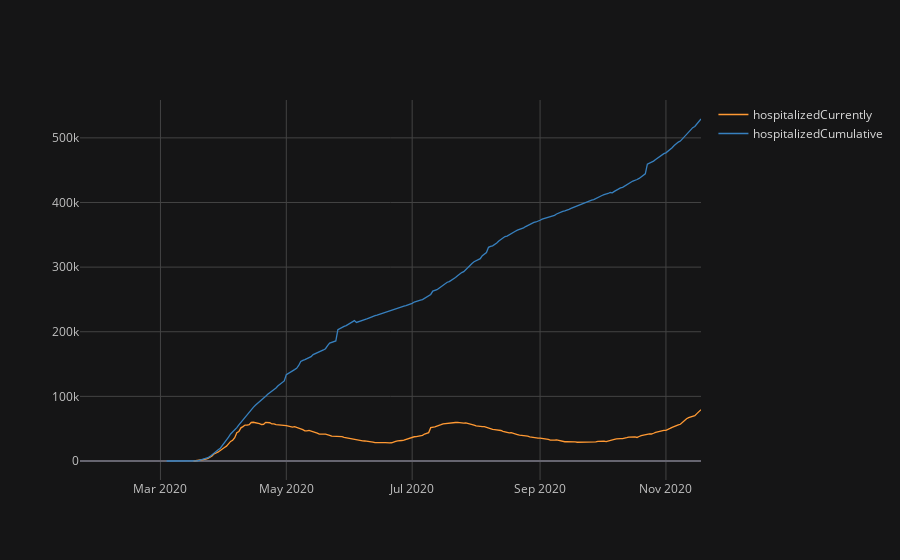

Here is the notebook cell this chart was saved with:
### Code cell
iplot_cols(df_us,'hospital')

### Figure 1 — Plotly figure (JSON) as saved in the notebook; plotly's stock layout.template omitted (floating-point values rounded to 4 significant figures; data arrays with more than 128 entries replaced by an {"elided": "..."} marker saying what was removed)
{"data": [{"line": {"color": "rgba(255, 153, 51, 1.0)", "dash": "solid", "shape": "linear", "width": 1.3}, "mode": "lines", "name": "hospitalizedCurrently", "text": "", "type": "scatter", "x": {"elided": "302 str values"}, "y": {"elided": "302 mixed values"}}, {"line": {"color": "rgba(55, 128, 191, 1.0)", "dash": "solid", "shape": "linear", "width": 1.3}, "mode": "lines", "name": "hospitalizedCumulative", "text": "", "type": "scatter", "x": {"elided": "302 str values"}, "y": {"elided": "302 mixed values"}}], "layout": {"legend": {"bgcolor": "#151516", "font": {"color": "#D9D9D9"}}, "paper_bgcolor": "#151516", "plot_bgcolor": "#151516", "title": {"font": {"color": "#D9D9D9"}}, "xaxis": {"gridcolor": "#434343", "showgrid": true, "tickfont": {"color": "#C2C2C2"}, "title": {"font": {"color": "#D9D9D9"}, "text": ""}, "zerolinecolor": "#666570"}, "yaxis": {"gridcolor": "#434343", "showgrid": true, "tickfont": {"color": "#C2C2C2"}, "title": {"font": {"color": "#D9D9D9"}, "text": ""}, "zerolinecolor": "#666570"}}}
